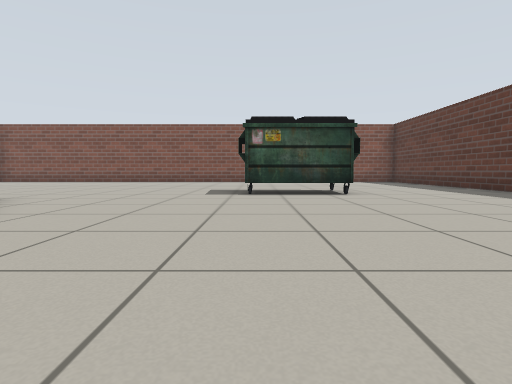
View 1 (above)

19 first-person views from a walk through a world built for the Gazebo simulator. The camera is 0.5 m above the floor, tilts 4° down and sees 80° across. Floor lines are 1 m apart. The floor is counted in squares, 1 m on a side. Each view is taken from the middle of a square. On the plan, view 1 faces up. The plan holds only what a view shows up to about 9 squares ahead; the rest is blank. Gazebo's built-in surfaces are drawn with simple patterns. Some stock models are drawn as simple stand-ins. Some surface patterns are stand-ins.

View 2
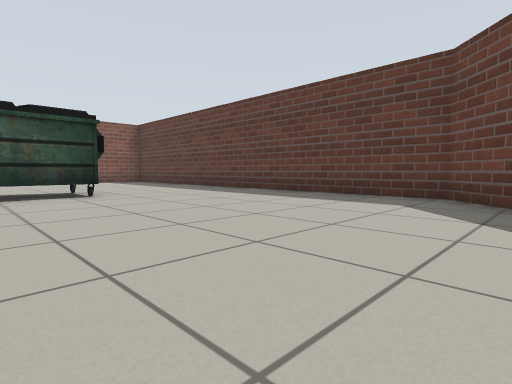

View 3
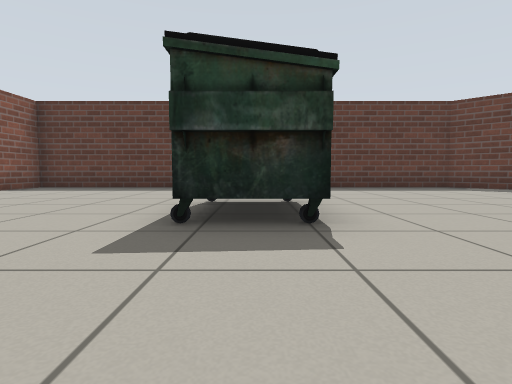

View 4
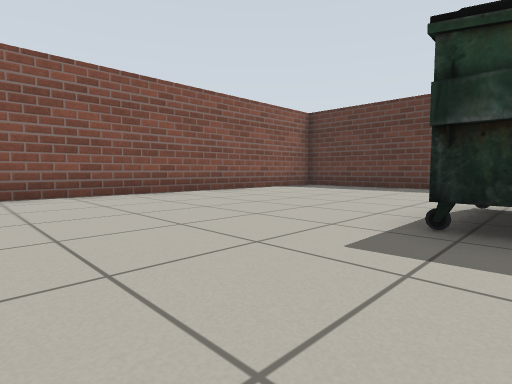

View 5
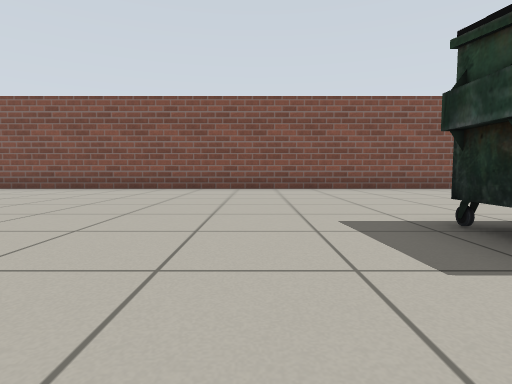

View 6
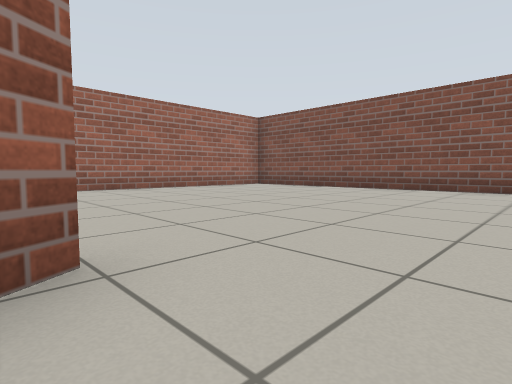

View 7
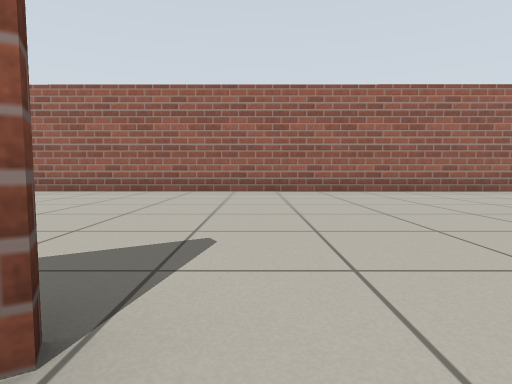

View 8
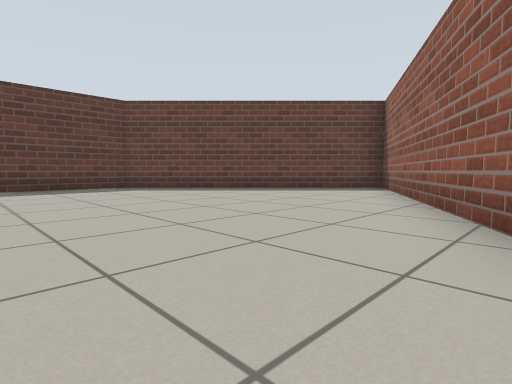

View 9
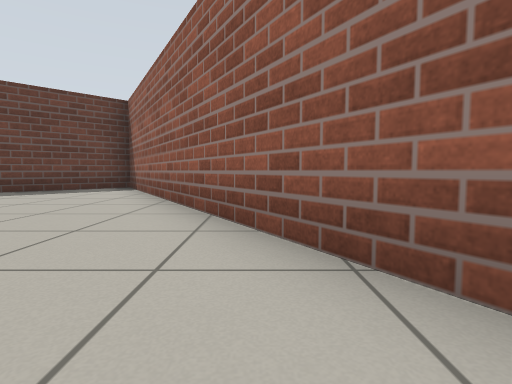

View 10
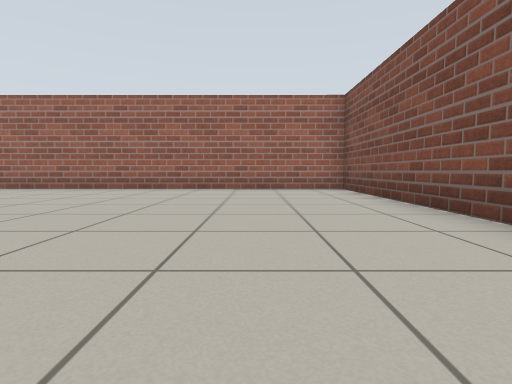

View 11
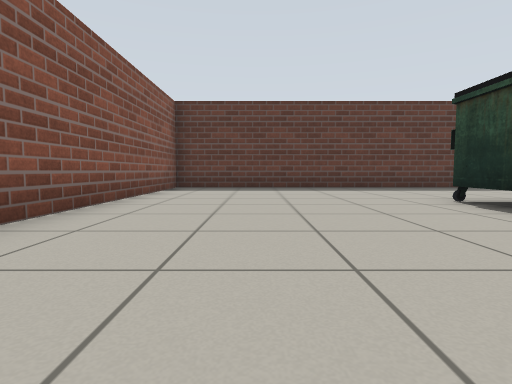

View 12
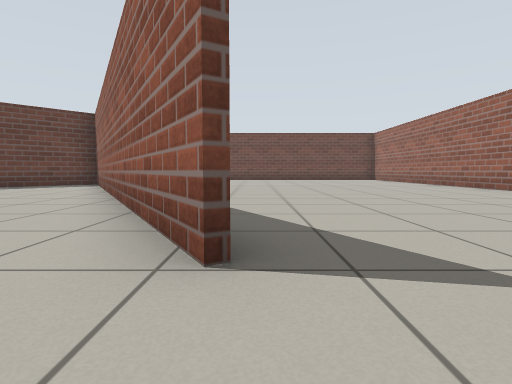

View 13
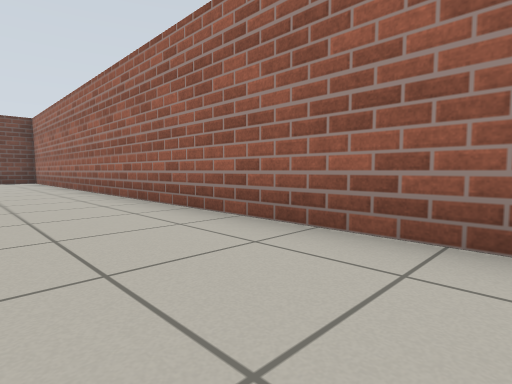

View 14
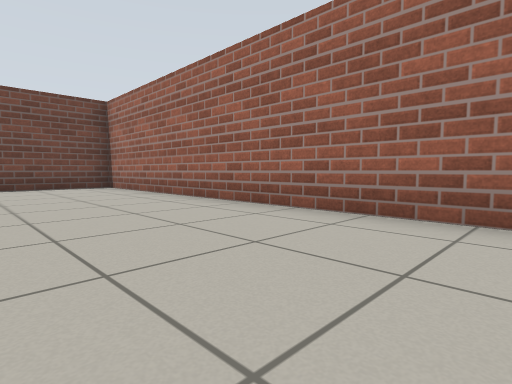

View 15
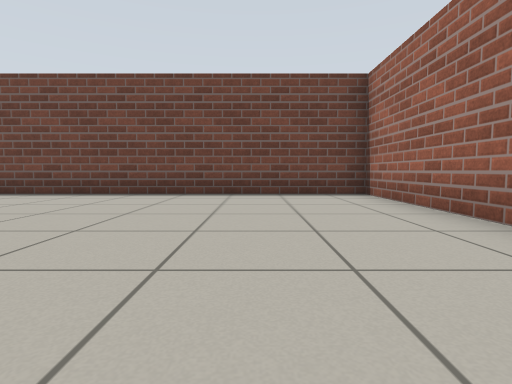

View 16
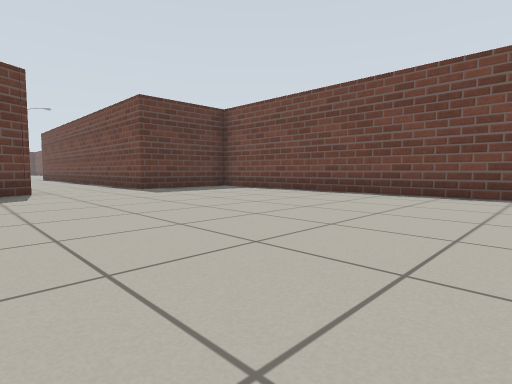

View 17
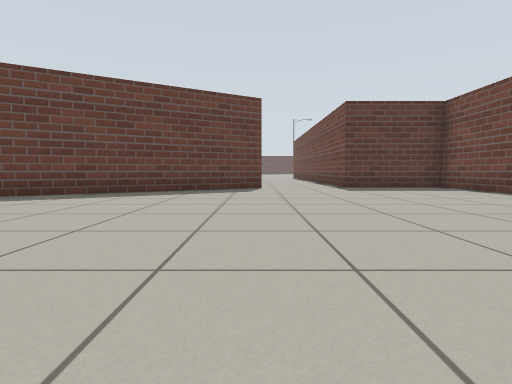

View 18
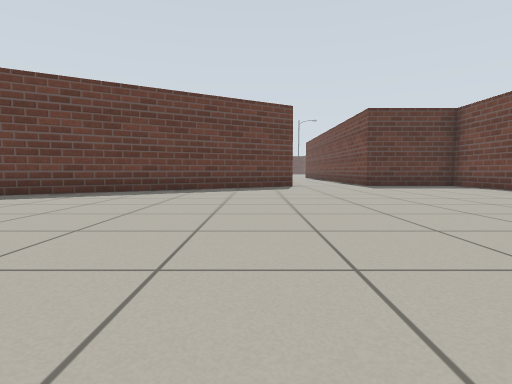

View 19
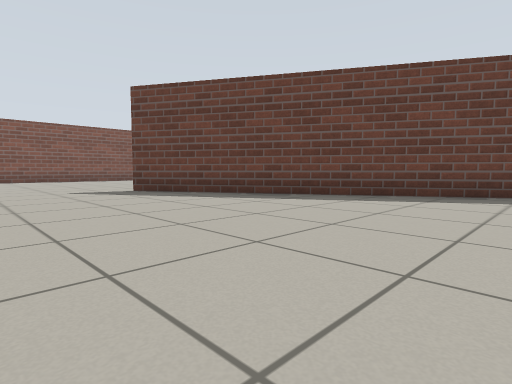

### Floor plan
Points are (right, up) in squares from view 1. A wall is a line through its corners. A room is listed if a view was taken in it or the views show most of it. See-through windows are left out.
Room 1 (views 1, 2, 3, 4, 5, 6, 7, 8, 9, 10, 11, 12, 13, 14, 15, 16, 17, 18, 19)
walls: (-4.8, 5.5) (0.7, -4); (0.5, -4.1) (6, 1.4) (6, 13.3) (-11.2, 13.3) (-11.3, -9.5) (0.9, -9.5) (0.9, -6.6); (0.7, -4.2) (-4.9, 5.5)
ways out: opening at (1, -5.5)
objects: dumpster (0, 7) to (2, 8)

Positions as (right, up) in squares from view 1, and headings:
1: (0, 0), facing up
2: (0, 0), facing up-right
3: (-3, 7), facing right
4: (-3, 7), facing up-right
5: (-2, 5), facing up
6: (-3, 5), facing up-left
7: (-4, 6), facing left
8: (-3, 5), facing down-right
9: (-3, 5), facing down
10: (-3, 11), facing left
11: (-3, 11), facing right
12: (-5, 7), facing down
13: (-9, 5), facing down-left
14: (-8, 0), facing down-left
15: (-9, -3), facing down
16: (-7, -3), facing down-right
17: (-8, -4), facing right
18: (-9, -3), facing right
19: (-8, -2), facing up-right
